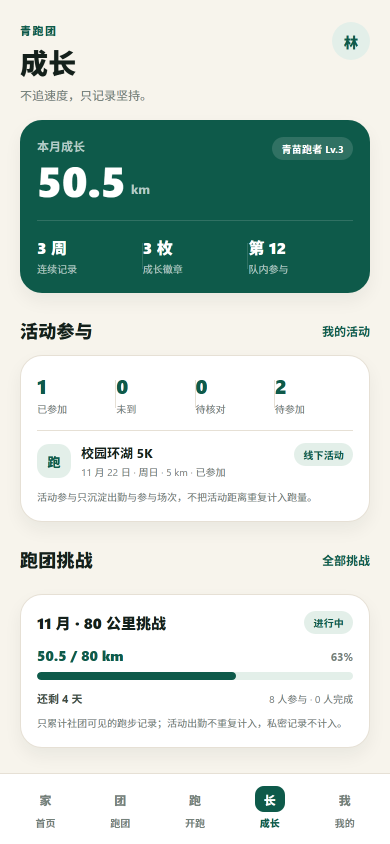
#> input picture mobile/shots/runs-challenges/01-growth-challenge.png, 780 x 1688 px, found by its file name (shown at 1/2 size)
$ python make-runs-sheet.py
#> lines starting #> are read from the running program, lines starting #| are printed output that depends on the picture
from pathlib import Path
from PIL import Image, ImageDraw, ImageFont

base = Path(r"E:/QPTapp/mobile/shots/runs-challenges")
items = [
    ("01-growth-challenge.png", "01 成长页挑战 50.5 / 80"),
    ("02-challenges-list.png", "02 全部挑战 4 个"),
    ("03-home-bell.png", "03 首页铃铛 3 条未读"),
    ("04-message-challenge.png", "04 消息中心挑战通知"),
    ("05-challenge-from-message.png", "05 消息跳转挑战页"),
    ("06-run-manual.png", "06 手动补记 3 km"),
    ("07-growth-after-run.png", "07 成长页刷新 53.5 / 80"),
]
target_w = 300
gap = 18
margin = 28
label_h = 30
cols = 4
bg = (243, 240, 232)
brand = (23, 38, 33)
muted = (91, 107, 100)
font = ImageFont.truetype(r"C:/Windows/Fonts/msyh.ttc", 16)
small = ImageFont.truetype(r"C:/Windows/Fonts/msyh.ttc", 13)
title_font = ImageFont.truetype(r"C:/Windows/Fonts/msyh.ttc", 28)

loaded = []
for name, label in items:
    im = Image.open(base / name).convert("RGB")
#> im is the input picture: PIL image 780x1688 RGB; mean R, G, B 202, 215.4, 209.1
    h = round(im.height * target_w / im.width)
#> h = 649
    im = im.resize((target_w, h), Image.LANCZOS)
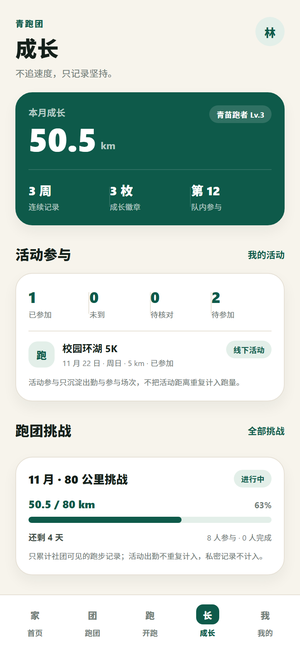
#> im: PIL image 300x649 RGB; mean R, G, B 201.8, 215.2, 208.9
    loaded.append((im, label))
#> pass 2 of the loop `for name, label in items:`:
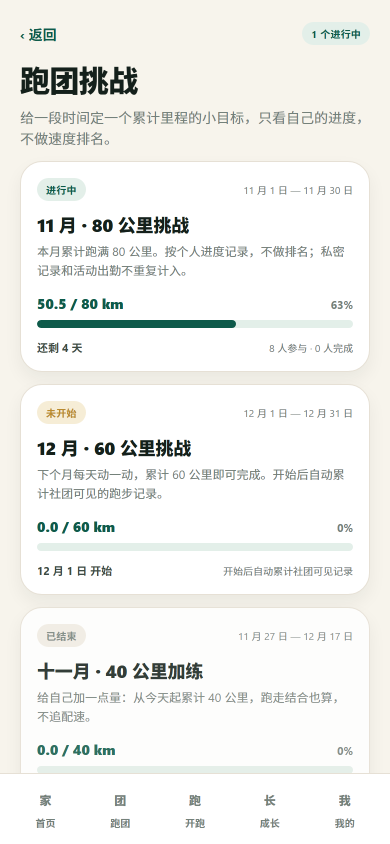
#> input picture mobile/shots/runs-challenges/02-challenges-list.png, 780 x 1688 px, found by its file name (shown at 1/2 size)
#> im is the input picture: PIL image 780x1688 RGB; mean R, G, B 241.6, 242.1, 239
#> `im = im.resize((target_w, h), Image.LANCZOS)`:
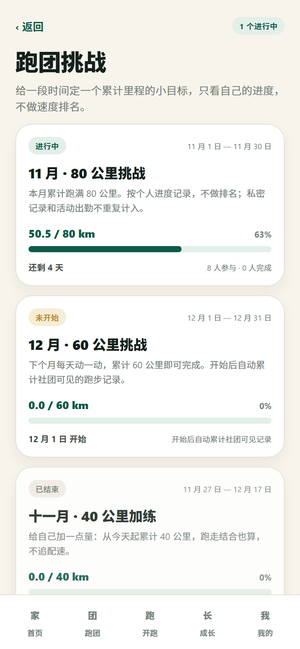
#> im: PIL image 300x649 RGB; mean R, G, B 241.3, 241.8, 238.7
#> pass 3 of the loop `for name, label in items:`:
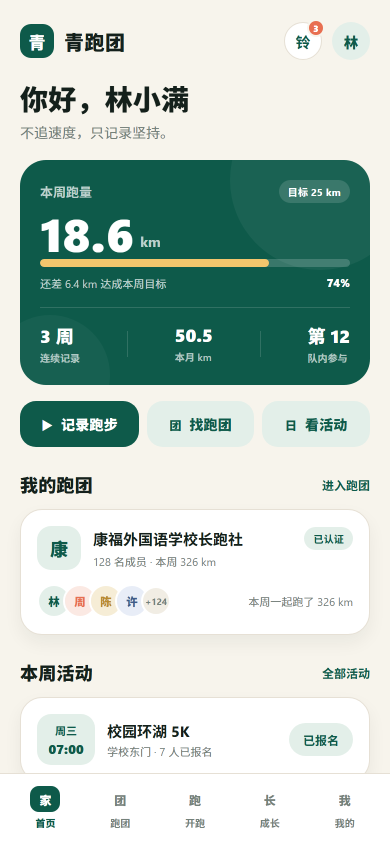
#> input picture mobile/shots/runs-challenges/03-home-bell.png, 780 x 1688 px, found by its file name (shown at 1/2 size)
#> im is the input picture: PIL image 780x1688 RGB; mean R, G, B 186.4, 204.2, 196.1
#> `im = im.resize((target_w, h), Image.LANCZOS)`:
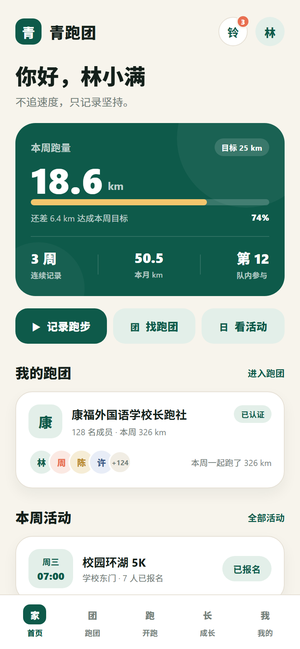
#> im: PIL image 300x649 RGB; mean R, G, B 186.2, 204, 195.9
#> (the run stopped early here; a loop or call above may not have finished)
